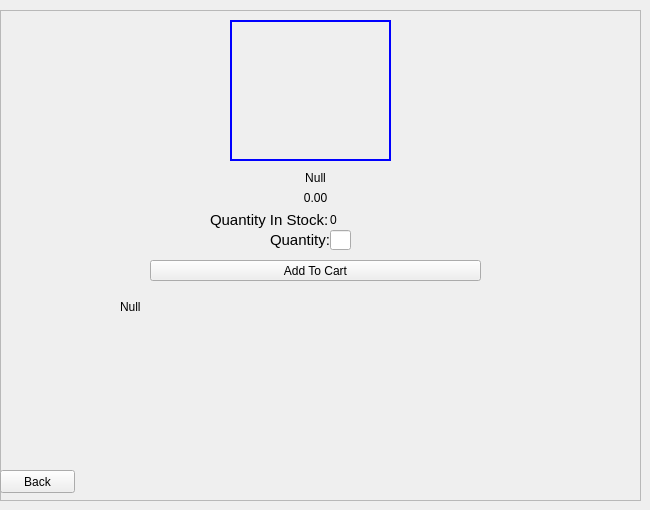
           <widget class="QWidget" name="products_details_page">
            <widget class="QFrame" name="products_details_Frame">
             <property name="geometry">
              <rect>
               <x>0</x>
               <y>10</y>
               <width>641</width>
               <height>491</height>
              </rect>
             </property>
             <property name="frameShape">
              <enum>QFrame::StyledPanel</enum>
             </property>
             <property name="frameShadow">
              <enum>QFrame::Raised</enum>
             </property>
             <widget class="QLabel" name="product_image_label">
              <property name="geometry">
               <rect>
                <x>230</x>
                <y>10</y>
                <width>161</width>
                <height>141</height>
               </rect>
              </property>
              <property name="styleSheet">
               <string notr="true">border: 2px solid blue</string>
              </property>
              <property name="text">
               <string/>
              </property>
              <property name="scaledContents">
               <bool>true</bool>
              </property>
             </widget>
             <widget class="QPushButton" name="add_to_cart_button">
              <property name="geometry">
               <rect>
                <x>150</x>
                <y>250</y>
                <width>331</width>
                <height>21</height>
               </rect>
              </property>
              <property name="styleSheet">
               <string notr="true">
QPushButton {
                
	background-color: blue;
                border: none;
                border-radius: 5px;

				color: white
            }
QPushButton:hover {
                background-color: gray;
            };
</string>
              </property>
              <property name="text">
               <string>Add To Cart</string>
              </property>
             </widget>
             <widget class="QLabel" name="product_name_label">
              <property name="geometry">
               <rect>
                <x>180</x>
                <y>160</y>
                <width>271</width>
                <height>16</height>
               </rect>
              </property>
              <property name="styleSheet">
               <string notr="true">font: 20px &quot;CentSchbkCyrill BT&quot;;
text-decoration: none;
text-align: center;</string>
              </property>
              <property name="text">
               <string>Null</string>
              </property>
              <property name="textFormat">
               <enum>Qt::AutoText</enum>
              </property>
              <property name="alignment">
               <set>Qt::AlignCenter</set>
              </property>
             </widget>
             <widget class="QLabel" name="product_description_label">
              <property name="geometry">
               <rect>
                <x>120</x>
                <y>290</y>
                <width>380</width>
                <height>160</height>
               </rect>
              </property>
              <property name="styleSheet">
               <string notr="true">text-align: center</string>
              </property>
              <property name="text">
               <string>Null</string>
              </property>
              <property name="scaledContents">
               <bool>true</bool>
              </property>
              <property name="alignment">
               <set>Qt::AlignLeading|Qt::AlignLeft|Qt::AlignTop</set>
              </property>
              <property name="wordWrap">
               <bool>true</bool>
              </property>
             </widget>
             <widget class="QLabel" name="product_stock_quantity_label_">
              <property name="geometry">
               <rect>
                <x>330</x>
                <y>200</y>
                <width>161</width>
                <height>20</height>
               </rect>
              </property>
              <property name="styleSheet">
               <string notr="true">font: 15px &quot;CentSchbkCyrill BT&quot;;
text-decoration: none;</string>
              </property>
              <property name="text">
               <string>&lt;html&gt;&lt;head/&gt;&lt;body&gt;&lt;p&gt;0&lt;/p&gt;&lt;/body&gt;&lt;/html&gt;</string>
              </property>
              <property name="alignment">
               <set>Qt::AlignLeading|Qt::AlignLeft|Qt::AlignVCenter</set>
              </property>
             </widget>
             <widget class="QLabel" name="label">
              <property name="geometry">
               <rect>
                <x>210</x>
                <y>200</y>
                <width>121</width>
                <height>20</height>
               </rect>
              </property>
              <property name="styleSheet">
               <string notr="true">font-size: 15px</string>
              </property>
              <property name="text">
               <string>Quantity In Stock:</string>
              </property>
             </widget>
             <widget class="QPushButton" name="back_to_products_page_button">
              <property name="geometry">
               <rect>
                <x>0</x>
                <y>460</y>
                <width>75</width>
                <height>23</height>
               </rect>
              </property>
              <property name="styleSheet">
               <string notr="true">
QPushButton {
                
	background-color: blue;
                border: none;
                border-radius: 5px;

				color: white
            }
QPushButton:hover {
                background-color: gray;
            };
</string>
              </property>
              <property name="text">
               <string>Back</string>
              </property>
             </widget>
             <widget class="QLabel" name="product_price_label">
              <property name="geometry">
               <rect>
                <x>180</x>
                <y>180</y>
                <width>271</width>
                <height>16</height>
               </rect>
              </property>
              <property name="styleSheet">
               <string notr="true">font: 20px &quot;CentSchbkCyrill BT&quot;;
text-decoration: none;</string>
              </property>
              <property name="text">
               <string>0.00</string>
              </property>
              <property name="alignment">
               <set>Qt::AlignCenter</set>
              </property>
             </widget>
             <widget class="QLabel" name="label_3">
              <property name="geometry">
               <rect>
                <x>270</x>
                <y>220</y>
                <width>61</width>
                <height>20</height>
               </rect>
              </property>
              <property name="styleSheet">
               <string notr="true">font-size: 15px</string>
              </property>
              <property name="text">
               <string>Quantity:</string>
              </property>
             </widget>
             <widget class="QLineEdit" name="quantity_edit">
              <property name="geometry">
               <rect>
                <x>330</x>
                <y>220</y>
                <width>21</width>
                <height>20</height>
               </rect>
              </property>
             </widget>
            </widget>
           </widget>
